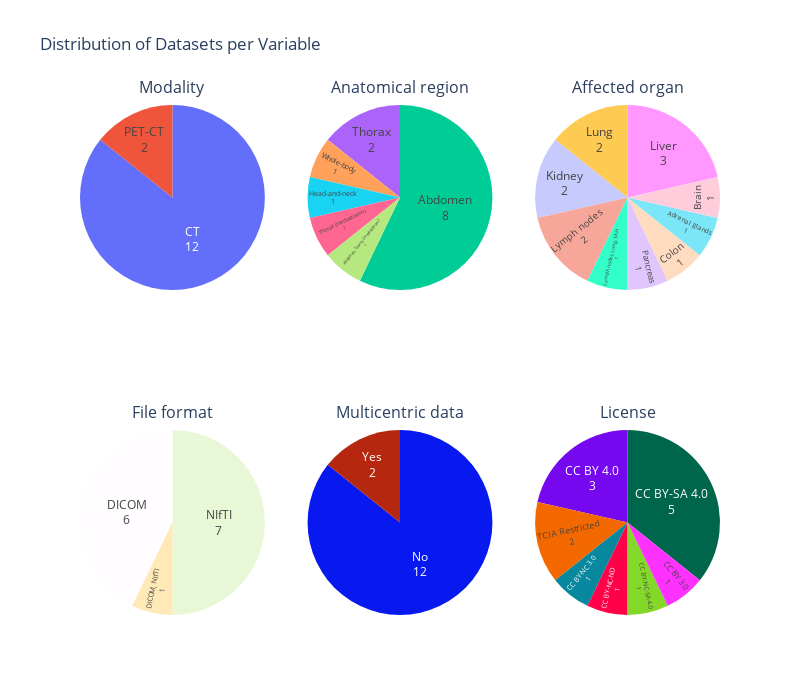

The notebook cell this image was saved under:
### Code cell
# Distribution of Datasets per Variable
columns = [
    'Modality',
    'Anatomical region',
    'Affected organ',
    'File format',
    'Multicentric data',
    'License'
]
# Create subplot grid: 2 rows × 3 columns
fig = make_subplots(
    rows=2, cols=3,
    specs=[[{'type':'domain'}]*3]*2,  # 'domain' is needed for pie charts
    subplot_titles=columns
)
row, col = 1, 1
for i, column in enumerate(columns):
    counts = table_df[column].value_counts().reset_index(name='counts')
    fig.add_trace(
        go.Pie(
            labels=counts[column],
            values=counts['counts'],
            textinfo='label+value',
            textposition='inside'
        ),
        row=row,
        col=col
    )
    col += 1
    if col > 3:
        col = 1
        row += 1

fig.update_layout(
    height=700,
    width=800,
    title_text="Distribution of Datasets per Variable",
    showlegend=False
)
fig.show()

### Figure 1 — Plotly figure (JSON) as saved in the notebook; plotly's stock layout.template omitted (floating-point values rounded to 4 significant figures)
{"data": [{"domain": {"x": [0, 0.2889], "y": [0.625, 1]}, "labels": ["CT", "PET-CT"], "textinfo": "label+value", "textposition": "inside", "type": "pie", "values": [12, 2]}, {"domain": {"x": [0.3556, 0.6444], "y": [0.625, 1]}, "labels": ["Abdomen", "Thorax", "Whole-body", "Head-and-neck", "Thorax (mediastinum)", "Abdomen, Thorax (mediastinum)"], "textinfo": "label+value", "textposition": "inside", "type": "pie", "values": [8, 2, 1, 1, 1, 1]}, {"domain": {"x": [0.7111, 1], "y": [0.625, 1]}, "labels": ["Liver", "Lung", "Kidney", "Lymph nodes", "Lymph nodes, Lung, Skin", "Pancreas", "Colon", "Adrenal glands", "Brain"], "textinfo": "label+value", "textposition": "inside", "type": "pie", "values": [3, 2, 2, 2, 1, 1, 1, 1, 1]}, {"domain": {"x": [0, 0.2889], "y": [0, 0.375]}, "labels": ["NIfTI", "DICOM", "DICOM, NIfTI"], "textinfo": "label+value", "textposition": "inside", "type": "pie", "values": [7, 6, 1]}, {"domain": {"x": [0.3556, 0.6444], "y": [0, 0.375]}, "labels": ["No", "Yes"], "textinfo": "label+value", "textposition": "inside", "type": "pie", "values": [12, 2]}, {"domain": {"x": [0.7111, 1], "y": [0, 0.375]}, "labels": ["CC BY-SA 4.0", "CC BY 4.0", "TCIA Restricted", "CC BY-NC 3.0", "CC BY-NC-ND", "CC BY-NC-SA 4.0", "CC BY 3.0"], "textinfo": "label+value", "textposition": "inside", "type": "pie", "values": [5, 3, 2, 1, 1, 1, 1]}], "layout": {"annotations": [{"font": {"size": 16}, "showarrow": false, "text": "Modality", "x": 0.1444, "xanchor": "center", "xref": "paper", "y": 1, "yanchor": "bottom", "yref": "paper"}, {"font": {"size": 16}, "showarrow": false, "text": "Anatomical region", "x": 0.5, "xanchor": "center", "xref": "paper", "y": 1, "yanchor": "bottom", "yref": "paper"}, {"font": {"size": 16}, "showarrow": false, "text": "Affected organ", "x": 0.8556, "xanchor": "center", "xref": "paper", "y": 1, "yanchor": "bottom", "yref": "paper"}, {"font": {"size": 16}, "showarrow": false, "text": "File format", "x": 0.1444, "xanchor": "center", "xref": "paper", "y": 0.375, "yanchor": "bottom", "yref": "paper"}, {"font": {"size": 16}, "showarrow": false, "text": "Multicentric data", "x": 0.5, "xanchor": "center", "xref": "paper", "y": 0.375, "yanchor": "bottom", "yref": "paper"}, {"font": {"size": 16}, "showarrow": false, "text": "License", "x": 0.8556, "xanchor": "center", "xref": "paper", "y": 0.375, "yanchor": "bottom", "yref": "paper"}], "height": 700, "showlegend": false, "title": {"text": "Distribution of Datasets per Variable"}, "width": 800}}
